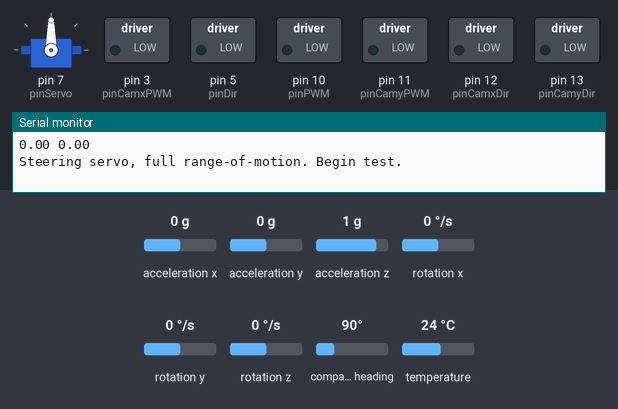
A sketch run on a simulated Arduino Uno, built with avr-gcc and run on an emulated ATmega328P. Shown: servo, switched loads named in the sketch (green lamp = pin HIGH), the last lines printed to the serial monitor. Inputs (shaded band) come from the test bench; at power-on: acceleration x 0 g, acceleration y 0 g, acceleration z 1 g, rotation x 0 °/s, rotation y 0 °/s, rotation z 0 °/s, compass heading 90°, temperature 24 °C.

Above: at 0.05 s.
At 1.0 s:
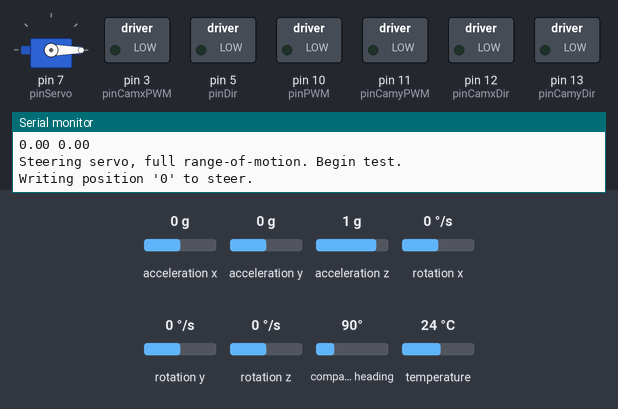
At 1.95 s:
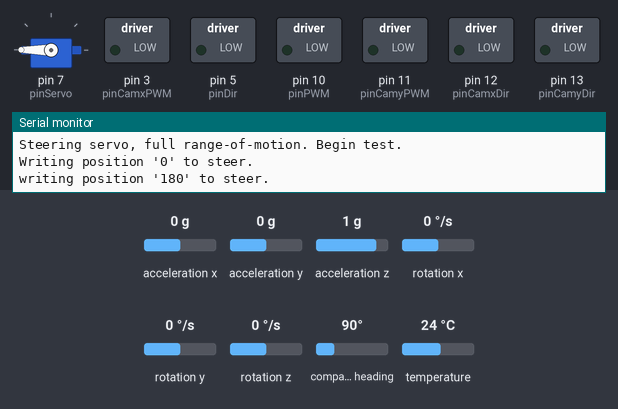
At 2.8 s:
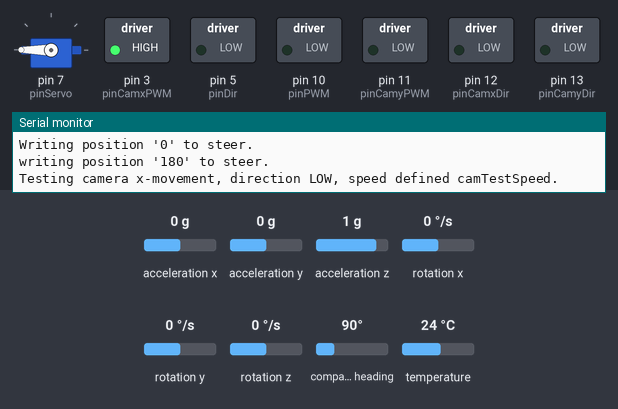
At 3.9 s:
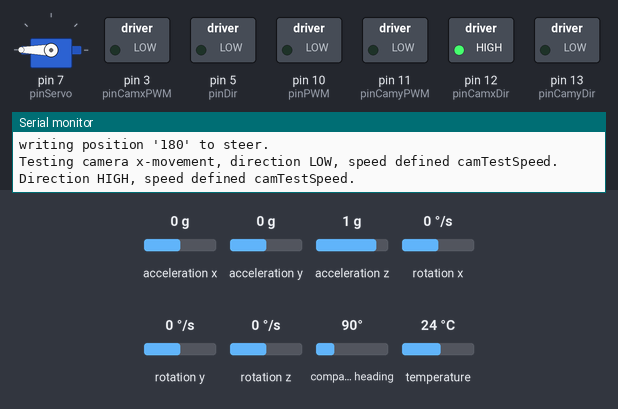
At 7.8 s:
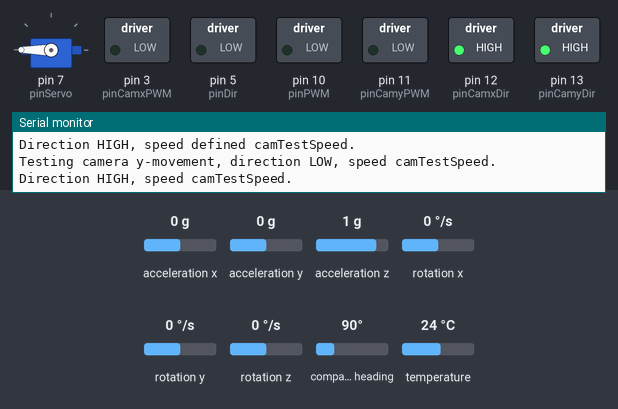
Timing chart, 0 to 10.2 s (numbered marks = the images above):
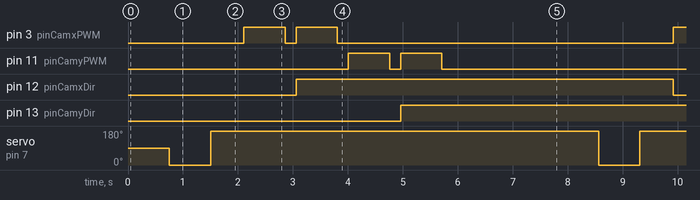

Measured:
- by itself, pin 3 (pinCamxPWM), pin 11 (pinCamyPWM): repeats every 7.8 s: LOW 0.20 s, HIGH 0.75 s, LOW 6.1 s, HIGH 0.75 s
- by itself, pin 12 (pinCamxDir), pin 13 (pinCamyDir): alternates HIGH for 6.9 s and LOW for 0.95 s
- by itself, servo on pin 7 (pinServo): alternates 180° for 7.1 s and 0° for 0.75 s

The sketch:

rovertest.ino
```cpp
/****************************************
 ********** Rover Testing Code **********
 ***************************************/

#include <Servo.h>
#include <SPI.h>
#include <Wire.h>
#include <Adafruit_LSM9DS0.h>
#include <Adafruit_Sensor.h>

#define LSM9DS0_XM 0x1D
#define LSM9DS0_G  0x6B
#define T_DELAY_ms 200
#define T_DELAY_s (T_DELAY_ms/1000)
#define HP_COEF 0.6
#define LP_COEF (1-HP_COEF)
#define xOFF 5
#define yOFF -1
#define LBOUND 544
#define UBOUND 575

#define motorTestSpeed 12
#define camTestSpeed 255
#define motorTestTime 1000


const int pinDir = 5; // Pin for motor direction
const int pinPWM = 10; // Pin for motor speed
const int pinServo = 7; // Pin for steering servo
const int pinCamxPWM = 3; //this is A
const int pinCamxDir = 12;
const int pinCamyPWM = 11; //this is B
const int pinCamyDir = 13;
float x_angle; // Angle of tilt parallel to long edge
float y_angle; // Angle of tilt parallel to short edge
float pitch;
float roll;

Servo steer;
Adafruit_LSM9DS0 lsm = Adafruit_LSM9DS0(1000);

void readGyro(void) //reads the Gyro and updates x_angle and y_angle, as labeled on LSM9DS0. Time to read is negligible
{
  sensors_event_t accel, mag, gyro, temp;

  lsm.getEvent(&accel, &mag, &gyro, &temp);

  calcOrientation(accel.acceleration.x,accel.acceleration.y,accel.acceleration.z);
  y_angle = (HP_COEF) * (y_angle +
                         (gyro.gyro.y) * T_DELAY_s) + ((LP_COEF) * pitch);
  x_angle = (HP_COEF) * (x_angle +
                         (gyro.gyro.x) * T_DELAY_s) + ((LP_COEF) * roll);
  return;
}

void centerCamera(void)
{
  analogWrite(pinPWM, 0); //stop robot, because we won't have control of it while camera is centering
  digitalWrite(pinDir, HIGH);

  int counter = millis();
  int counter1;

  int potvalue = analogRead(A5);

  while ((potvalue < LBOUND) || (potvalue > UBOUND)) {
    if (potvalue < 559) {
      do {
        analogWrite(pinCamyPWM, 64);
        digitalWrite(pinCamyDir, LOW);
        delay(10);
        potvalue = analogRead(A5);
      }
      while (potvalue < 559);
      analogWrite(pinCamyPWM,0);
    }
    if (potvalue > 559)
    {
      do {
        analogWrite(pinCamyPWM, 64);
        digitalWrite(pinCamyDir, HIGH);
        delay(10);
        potvalue = analogRead(A5);
      }
      while (potvalue > 559);
      analogWrite(pinCamyPWM, 0);
    }
   delay(15);
   potvalue = analogRead(A5);
   counter1 = millis();
   if((counter1 - counter) > 1000)
    break;
  }

  return;
}


void calcOrientation(float x, float y, float z)
{
  pitch = atan2(x, sqrt((y * y) + (z * z)));
  roll = atan2(y, sqrt((x * x) + (z * z)));
  pitch *= 180.0 / PI;
  roll *= 180.0 / PI;
  return;
}

void DCtest(void)
{
  // Test DC motor one way
  Serial.println("pinDir = LOW, pinPWM at defined motorTestSpeed. Begin motorTestTime period test.");
  delay(100);
  digitalWrite(pinDir, LOW);
  analogWrite(pinPWM, motorTestSpeed);
  delay(motorTestTime);
  analogWrite(pinPWM, 0);

  // Test DC motor the other way
  Serial.println("pinDir = HIGH, pinPWM at motorTestSpeed. Begin motorTestTime period test.");
  delay(100);
  digitalWrite(pinDir, HIGH);
  analogWrite(pinPWM, motorTestSpeed);
  delay(motorTestTime);
  analogWrite(pinPWM, 0);
}

void steerTest(void)
{
  // Test steering servo
  Serial.println("Steering servo, full range-of-motion. Begin test.");
  delay(500);
  Serial.println("Writing position '0' to steer.");
  delay(250);
  steer.write(0);
  delay(500);
  Serial.println("writing position '180' to steer.");
  delay(250);
  steer.write(180);
  delay(500);
}

void CamX(void)
{
  // Test camera motor in x-axis
  Serial.println("Testing camera x-movement, direction LOW, speed defined camTestSpeed.");
  delay(100);
  digitalWrite(pinCamxDir, LOW);
  analogWrite(pinCamxPWM, camTestSpeed);
  delay(750);
  analogWrite(pinCamxPWM, 0);
  delay(100);

  Serial.println("Direction HIGH, speed defined camTestSpeed.");
  delay(100);
  digitalWrite(pinCamxDir, HIGH);
  analogWrite(pinCamxPWM, camTestSpeed);
  delay(750);
  analogWrite(pinCamxPWM, 0);
  delay(100);
}

void CamY(void)
{
  // Test camera motor in y-axis
  Serial.println("Testing camera y-movement, direction LOW, speed camTestSpeed.");
  delay(100);
  digitalWrite(pinCamyDir, LOW);
  analogWrite(pinCamyPWM, camTestSpeed);
  delay(750);
  analogWrite(pinCamyPWM, 0);
  delay(100);

  Serial.println("Direction HIGH, speed camTestSpeed.");
  delay(100);
  digitalWrite(pinCamyDir, HIGH);
  analogWrite(pinCamyPWM, camTestSpeed);
  delay(750);
  analogWrite(pinCamyPWM, 0);
  delay(100);
}

void printIMUdata(void)
{
  Serial.print(x_angle); //send IMU data back to operator
  Serial.print(" ");
  Serial.print(y_angle);
  Serial.print("\n");
}

void setup()
{
  Serial.begin(9600);
  Serial.setTimeout(1000); //don't wait longer than the joystick sends commands, should prevent overflow

  bool success = lsm.begin();
  if(success != 1)
    Serial.println("failed to initalize IMU");
  lsm.setupAccel(lsm.LSM9DS0_ACCELRANGE_2G);
  lsm.setupMag(lsm.LSM9DS0_MAGGAIN_2GAUSS);
  lsm.setupGyro(lsm.LSM9DS0_GYROSCALE_245DPS);

  pinMode(pinDir, OUTPUT);
  pinMode(pinPWM, OUTPUT);
  pinMode(pinServo, OUTPUT);
  pinMode(pinCamxDir, OUTPUT);
  pinMode(pinCamyDir, OUTPUT);
  steer.attach(pinServo);
}

void loop()
{

  readGyro();
  printIMUdata();
  //DCtest();
  //readGyro();
  //printIMUdata();
   steerTest();
  //readGyro();
  //printIMUdata();
   CamX();
  //readGyro();
  //printIMUdata();
   CamY();
  //  centerCamera();
  delay(2000);
}
```
